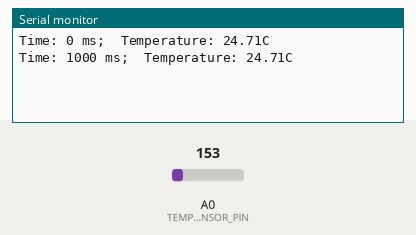
The sketch below on a simulated Arduino Uno, built with avr-gcc and run on an emulated ATmega328P. On the bench: the last lines printed to the serial monitor. The test bench sets the inputs (shaded band); at power-on: A0 (TEMP_SENSOR_PIN) = 153.

Above: at 1.8 s.
1.9 s: A0 (TEMP_SENSOR_PIN) set to 165
At 2.5 s:
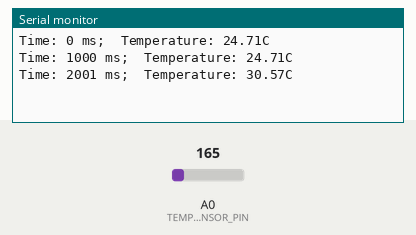
3.4 s: A0 (TEMP_SENSOR_PIN) set to 175
At 4.8 s:
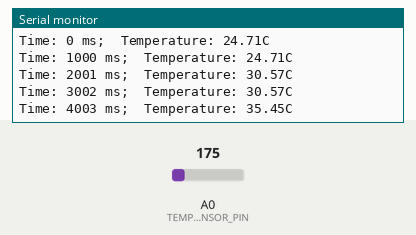
Timing chart, 0 to 6.4 s (numbered marks = the images above; inputs shaded):
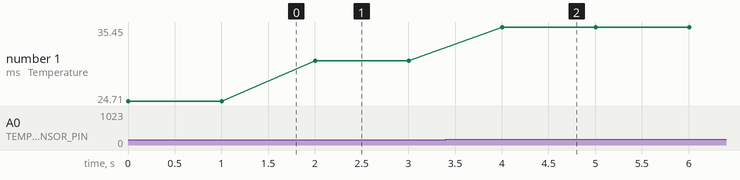

Measured:
- after the input at 1.9 s, the serial monitor: prints a new line after 0.10 s (image 1)
- after the input at 3.4 s, the serial monitor: prints a new line after 0.60 s (image 2)
- plotted number 1: 24.71 → 30.57 after the input at 1.9 s, 30.57 → 35.45 after the input at 3.4 s

The sketch:

PSIR_2_3.ino
```cpp
const int TEMP_SENSOR_PIN = A0;
int startTime;

void setup() {
  pinMode(TEMP_SENSOR_PIN, INPUT);
  Serial.begin(9600);
  startTime = millis();
}

void loop() {
  float temperature = getTemperature(analogRead(TEMP_SENSOR_PIN));
  Serial.print("Time: ");
  Serial.print(millis() - startTime);
  Serial.print(" ms;\tTemperature: ");
  Serial.print(temperature);
  Serial.print("C\n");
  delay(1000);
}

float getTemperature(int analogInput) {
  float voltage = (analogInput * 5.0) / 1024.0;
  return (voltage - 0.5) * 100;
}
```
